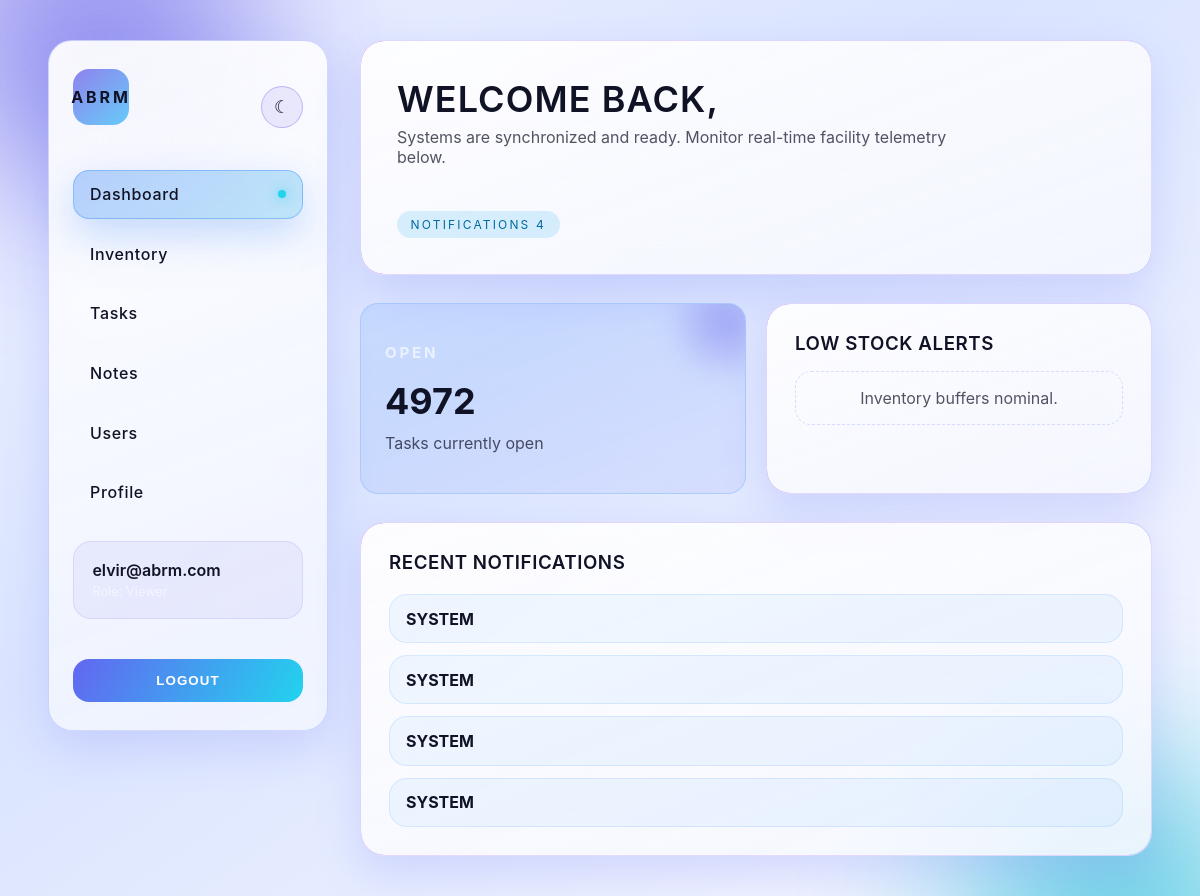
The page / (signed in) on the database its author committed.
### tables this page shows
CREATE TABLE `users` (
  `id` int NOT NULL AUTO_INCREMENT,
  `email` varchar(190) NOT NULL,
  `password_hash` varchar(255) NOT NULL,
  `role` enum('admin','user') NOT NULL DEFAULT 'admin',
  `created_at` timestamp NULL DEFAULT CURRENT_TIMESTAMP,
  PRIMARY KEY (`id`),
  UNIQUE KEY `email` (`email`)
);

CREATE TABLE `notifications` (
  `id` bigint unsigned NOT NULL AUTO_INCREMENT,
  `user_id` int NOT NULL,
  `actor_user_id` int DEFAULT NULL,
  `type` varchar(64) NOT NULL,
  `entity_type` varchar(32) DEFAULT NULL,
  `entity_id` bigint unsigned DEFAULT NULL,
  `title` varchar(200) DEFAULT NULL,
  `body` text,
  `data` json DEFAULT NULL,
  `url` varchar(512) DEFAULT NULL,
  `is_read` tinyint(1) NOT NULL DEFAULT '0',
  `read_at` datetime DEFAULT NULL,
  `created_at` datetime NOT NULL DEFAULT CURRENT_TIMESTAMP,
  PRIMARY KEY (`id`),
  KEY `idx_user_created` (`user_id`,`created_at`),
  KEY `idx_user_unread` (`user_id`,`is_read`,`created_at`),
  KEY `idx_entity` (`entity_type`,`entity_id`,`type`),
  KEY `fk_notif_actor` (`actor_user_id`),
  KEY `idx_notif_user_read` (`user_id`,`is_read`,`id`),
  CONSTRAINT `fk_notif_actor` FOREIGN KEY (`actor_user_id`) REFERENCES `users` (`id`) ON DELETE SET NULL,
  CONSTRAINT `fk_notif_user` FOREIGN KEY (`user_id`) REFERENCES `users` (`id`) ON DELETE CASCADE
);

### app/Http/Controller.php (called while the page is built, shortened)
<?php
abstract class Controller
{
    protected function view(string $template, array $data = []): string
    {
        extract($data, EXTR_SKIP);
        require __DIR__ . '/../../views/' . $template . '.php';
        return ob_get_clean();
    }
}

### app/Http/Controllers/HomeController.php (called while the page is built, shortened)
<?php
final class HomeController extends Controller
{
    public function index(): string
    {
        $user = Auth::user();
        $tasksByStatus = Task::countsByStatus();
        $lowStock = Inventory::lowStock();
        $notifications = $user ? Notification::recent($user->id) : [];
        return $this->view('dashboard', [
            'user' => $user,
            'tasksByStatus' => $tasksByStatus,
            'lowStock' => $lowStock,
            'notifications' => $notifications,
        ]);
    }
}

### app/Http/Middleware/AuthMiddleware.php (called while the page is built, shortened)
<?php
final class AuthMiddleware
{
    public function handle(array $params, callable $next)
    {
        if (!Auth::check()) {
            header('Location: /login');
            exit;
        }
        return $next();
    }
}

### public/index.php (called while the page is built, shortened)
<?php
require_once __DIR__ . '/../vendor_stub.php';
$bootstrap = new Bootstrap();
$config = $bootstrap->config();
$router = new Router($config);
$router->add('GET', '/', [new HomeController(), 'index'], ['auth']);
$router->add('GET', '/login', [new AuthController(), 'showLogin']);
$router->add('POST', '/login', [new AuthController(), 'login'], ['rate', 'csrf']);
$router->add('POST', '/logout', [new AuthController(), 'logout'], ['auth', 'csrf']);
$router->add('GET', '/profile', [new UsersController(), 'profile'], ['auth']);
$router->add('GET', '/users', [new UsersController(), 'index'], ['auth']);
$inventoryController = new InventoryController();
$tasksController = new TasksController();
$router->add('GET', '/inventory', [$inventoryController, 'index'], ['auth']);
$router->add('GET', '/exports/inventory.csv', [$inventoryController, 'exportCsv'], ['auth']);
$router->add('GET', '/exports/inventory.xlsx', [$inventoryController, 'exportXlsx'], ['auth']);
$router->add('GET', '/tasks', [$tasksController, 'index'], ['auth']);
$router->add('GET', '/tasks/export/csv', [$tasksController, 'exportCsv'], ['auth']);
$router->add('GET', '/tasks/export/xlsx', [$tasksController, 'exportXlsx'], ['auth']);
$router->add('GET', '/notes', [new NotesController(), 'index'], ['auth']);
$router->add('POST', '/photos/presign', [new PhotosController(), 'presign'], ['auth', 'csrf']);
$router->add('GET', '/exports/tasks.pdf', [new ExportsController(), 'tasksPdf'], ['auth']);
$router->add('GET', '/api/v1/notifications', [new NotificationsController(), 'unread'], ['auth']);
$router->add('GET', '/healthz', [new HealthController(), 'index']);
$path = parse_url($_SERVER['REQUEST_URI'], PHP_URL_PATH) ?: '/';
$router->dispatch($_SERVER['REQUEST_METHOD'], $path);

### app/Model/Notification.php (called while the page is built, shortened)
<?php
final class Notification
{
    public static function recent(int $userId, int $limit = 20): array
    {
        $pdo = DB::ops();
        try {
            $stmt = $pdo->prepare("
                SELECT id, user_id, title, body, created_at, read_at
                FROM notifications
                WHERE user_id = :uid
                ORDER BY COALESCE(read_at, '9999-12-31') IS NULL DESC, created_at DESC
                LIMIT :lim
            ");
            $stmt->bindValue(':uid', $userId, PDO::PARAM_INT);
            $stmt->bindValue(':lim', $limit, PDO::PARAM_INT);
            $stmt->execute();
            return $stmt->fetchAll(PDO::FETCH_ASSOC) ?: [];
        } catch (\PDOException $e) {
            if (strpos($e->getMessage(), 'Base table or view not found') !== false) {
                error_log('NOTIFICATIONS_TABLE_MISSING in punchlist: ' . $e->getMessage());
                return [];
            }
            throw $e;
        }
    }
}

### app/Model/DB.php (called while the page is built, shortened)
<?php
final class DB
{
    private static array $config;
    private static ?PDO $core = null;
    private static ?PDO $ops  = null;
    public static function config(array $config): void
    {
        self::$config = $config['databases'];
    }
    public static function core(): PDO
    {
        if (!self::$core instanceof PDO) {
            self::$core = self::connect(self::$config['core']);
        }
        return self::$core;
    }
    public static function ops(): PDO
    {
        if (!self::$ops instanceof PDO) {
            self::$ops = self::connect(self::$config['punchlist']);
        }
        return self::$ops;
    }
    private static function connect(array $config): PDO
    {
        $host    = $config['host']    ?? '127.0.0.1';
        $port    = (int)($config['port'] ?? 3306);
        $db      = $config['name']    ?? '';
        $user    = $config['user']    ?? '';
        $pass    = $config['pass']    ?? '';
        $charset = $config['charset'] ?? 'utf8mb4';
        $dsn = "mysql:host={$host};port={$port};dbname={$db};charset={$charset}";
        $options = [
            PDO::ATTR_ERRMODE            => PDO::ERRMODE_EXCEPTION,
            PDO::ATTR_DEFAULT_FETCH_MODE => PDO::FETCH_ASSOC,
            PDO::ATTR_EMULATE_PREPARES   => false,
            PDO::ATTR_STRINGIFY_FETCHES  => false,
            PDO::MYSQL_ATTR_INIT_COMMAND => "SET NAMES {$charset} COLLATE utf8mb4_unicode_ci",
        ];
        try {
            return new PDO($dsn, $user, $pass, $options);
        } catch (PDOException $e) {
            error_log("DB CONNECT ERROR to {$db}@{$host}:{$port} – " . $e->getMessage());
            throw new RuntimeException('Database connection failed. Check credentials/GRANTs and that the pdo_mysql extension is installed.');
        }
    }
}

### app/Model/User.php (called while the page is built, shortened)
<?php
final class User
{
    public static function fromArray(array $data): self
    {
        $user = new self();
        $user->id = (int)$data['id'];
        $user->email = $data['email'];
        $user->name = $data['name'] ?? '';
        $user->password = $data['pass_hash'] ?? '';
        $user->role_slug = $data['role_slug'] ?? 'viewer';
        return $user;
    }
    public static function find(int $id): ?self
    {
        $stmt = DB::core()->prepare('SELECT * FROM users WHERE id = :id LIMIT 1');
        $stmt->execute(['id' => $id]);
        $row = $stmt->fetch();
        return $row ? self::fromArray($row) : null;
    }
}

### app/Auth/Auth.php (called while the page is built, shortened)
<?php
final class Auth
{
    public static function user(): ?User
    {
        $id = $_SESSION['user_id'] ?? null;
        return $id ? User::find((int)$id) : null;
    }
    public static function check(): bool
    {
        return self::user() !== null;
    }
}

### vendor_stub.php (called while the page is built, shortened)
<?php
spl_autoload_register(function (string $class): void {
    $prefix = 'App\\';
    if (!str_starts_with($class, $prefix)) {
        return;
    }
    $relative = substr($class, strlen($prefix));
    $path = __DIR__ . '/app/' . str_replace('\\', '/', $relative) . '.php';
});

### app/Model/Task.php (called while the page is built, shortened)
<?php
final class Task
{
    public static function countsByStatus(): array
    {
        $stmt = DB::ops()->query('SELECT status, COUNT(*) AS total FROM tasks GROUP BY status');
        $rows = $stmt->fetchAll();
        $result = [];
        foreach ($rows as $row) {
            $result[$row['status']] = (int)$row['total'];
        }
        return $result;
    }
}

### app/Model/Inventory.php (called while the page is built, shortened)
<?php
final class Inventory
{
    public static function lowStock(int $limit = 5): array
    {
        $stmt = DB::ops()->prepare('SELECT id, name, sku, quantity, min_stock FROM inventory_items WHERE quantity <= min_stock ORDER BY quantity ASC LIMIT :limit');
        $stmt->bindValue(':limit', $limit, \PDO::PARAM_INT);
        $stmt->execute();
        return $stmt->fetchAll();
    }
}

### views/layout.php (the view, shortened to what this page needs)
<?php
$currentPath = strtok($_SERVER['REQUEST_URI'] ?? '/', '?') ?: '/';
$user = Auth::user();
?>
<!DOCTYPE html>
<html lang="en">
<head>
    <link rel="stylesheet" href="/assets/css/app.css">
</head>
<body>
<div class="cosmic-grid" aria-hidden="true"></div>
<div class="orb orb-one" aria-hidden="true"></div>
<div class="orb orb-two" aria-hidden="true"></div>
<div class="layout">
    <aside class="nav" data-animate>
        <div class="nav__header">
            <div>
                <span class="nav__logo">ABRM</span>
                <p class="nav__subtitle">Control Nexus</p>
            </div>
            <button data-theme-toggle class="ghost-toggle" aria-label="Toggle theme">
                <span class="toggle-icon" data-icon>☾</span>
            </button>
        </div>
        <nav class="nav__menu">
            <ul>
                <?php foreach ($nav as $item): ?>
                    <?php
                        $href = $item['href'];
                        $isActive = $currentPath === $href || ($href !== '/' && str_starts_with($currentPath, $href));
                    ?>
                    <li>
                        <a href="<?= htmlspecialchars($href) ?>" class="nav-link<?= $isActive ? ' active' : '' ?>">
                            <span><?= htmlspecialchars($item['label']) ?></span>
                            <?php if ($isActive): ?><span class="pulse" aria-hidden="true"></span><?php endif; ?>
                        </a>
                    </li>
                <?php endforeach; ?>
            </ul>
        </nav>
        <?php if ($user): ?>
            <div class="nav__profile">
                <p class="nav__user"><?= htmlspecialchars($user->name ?: $user->email) ?></p>
                <span class="nav__role">Role: <?= htmlspecialchars(ucwords(str_replace('-', ' ', $user->role_slug))) ?></span>
            </div>
        <?php endif; ?>
        <form method="post" action="/logout" class="nav__logout">
            <button class="primary">Logout</button>
        </form>
    </aside>
    <main class="main" data-animate>
        <?= $content ?>
    </main>
</div>
</body>
</html>

### views/dashboard.php (shortened to what this page needs)
<?php
$nav = [
    ['href' => '/', 'label' => 'Dashboard'],
    ['href' => '/inventory', 'label' => 'Inventory'],
    ['href' => '/tasks', 'label' => 'Tasks'],
    ['href' => '/notes', 'label' => 'Notes'],
    ['href' => '/users', 'label' => 'Users'],
    ['href' => '/profile', 'label' => 'Profile'],
];
?>
<section class='card hero-card' data-animate>
    <div class='hero-card__grid'>
        <div>
            <h2 class='hero-card__title'>Welcome back, <?= htmlspecialchars($user->name ?? 'Guest') ?></h2>
            <p class='hero-card__subtitle'>Systems are synchronized and ready. Monitor real-time facility telemetry below.</p>
        </div>
        <div class='hero-card__meta'>
            <span class='badge'>Notifications <?= htmlspecialchars((string)count($notifications)) ?></span>
        </div>
    </div>
</section>
<section class='grid grid-3'>
    <?php foreach ($tasksByStatus as $status => $count): ?>
        <div class='stat-card' data-animate>
            <h3><?= htmlspecialchars(strtoupper($status)) ?></h3>
            <div class='value'><?= htmlspecialchars((string)$count) ?></div>
            <p class='stat-description'><?= htmlspecialchars($status === 'completed' ? 'Tasks cleared today' : 'Tasks currently ' . $status) ?></p>
        </div>
    <?php endforeach; ?>
    <div class='card' data-animate>
        <h3 class='section-title'>Low stock alerts</h3>
        <?php if (!$lowStock): ?>
            <div class='empty-state'>Inventory buffers nominal.</div>
        <?php endif; ?>
    </div>
</section>
<section class='card' data-animate>
    <h3 class='section-title'>Recent notifications</h3>
    <?php if ($notifications): ?>
        <ul class='list'>
            <?php foreach ($notifications as $note): ?>
                <li class='list-item'>
                    <strong><?= htmlspecialchars(strtoupper($note['category'] ?? 'system')) ?></strong>
                </li>
            <?php endforeach; ?>
        </ul>
    <?php else: ?>
        <div class='empty-state'>All caught up — no new signals.</div>
    <?php endif; ?>
</section>
<?php
$content = ob_get_clean();
require __DIR__ . '/layout.php';

### app/Router.php (shortened to what this page needs)
<?php
class Router
{
    private array $routes = [];
    public function add(string $method, string $pattern, callable $handler, array $middleware = []): void
    {
        $this->routes[] = compact('method', 'pattern', 'handler', 'middleware');
    }
    public function dispatch(string $method, string $path): void
    {
        foreach ($this->routes as $route) {
            if (strcasecmp($method, $route['method']) === 0 && preg_match($this->patternToRegex($route['pattern']), $path, $matches)) {
                $params = array_filter($matches, 'is_string', ARRAY_FILTER_USE_KEY);
                $middlewareStack = $this->resolveMiddleware($route['middleware']);
                $handler = $route['handler'];
                $response = $this->executeMiddleware($middlewareStack, $handler, $params);
                if (is_array($response) || is_object($response)) {
                    Response::json($response);
                } elseif (is_string($response)) {
                    echo $response;
                }
                return;
            }
        }
    }
    private function patternToRegex(string $pattern): string
    {
        $escaped = preg_quote($pattern, '#');
        $regex = preg_replace('#\\\{([a-zA-Z_][a-zA-Z0-9_-]*)\\\}#', '(?P<$1>[^/]+)', $escaped);
        return '#^' . $regex . '$#';
    }
    private function resolveMiddleware(array $middleware): array
    {
        $resolved = [];
        foreach ($middleware as $item) {
            switch ($item) {
                case 'auth':
                    $resolved[] = new AuthMiddleware();
                    break;
            }
        }
        return $resolved;
    }
    private function executeMiddleware(array $middleware, callable $handler, array $params)
    {
        $next = function () use (&$middleware, $handler, $params, &$next) {
            if ($mw = array_shift($middleware)) {
                return $mw->handle($params, $next);
            }
            return call_user_func_array($handler, $params);
        };
        return $next();
    }
}

### rows shown on the page
users: email "elvir@abrm.com"
notifications: category "SYSTEM"
notifications: category "SYSTEM"
notifications: category "SYSTEM"
notifications: category "SYSTEM"

### other values the page prints
$item['label'] "Dashboard"
$item['label'] "Inventory"
$item['label'] "Tasks"
$item['label'] "Notes"
$item['label'] "Users"
$item['label'] "Profile"
count($notifications) "4"
$status "OPEN"
$count "4972"
